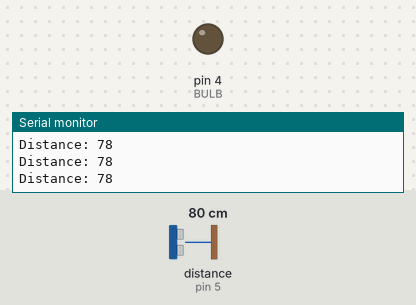
This sketch was run on a simulated Arduino Uno, built with avr-gcc and run on an emulated ATmega328P. On the bench: output pins drawn as LEDs (lit = HIGH), the last lines printed to the serial monitor. Wiring (inferred from the names in the program): ultrasonic range finder: trigger pin 16; echo pin 5. Inputs (shaded band) come from the test bench; at power-on: distance to the obstacle (sensor on pin 5) 80 cm. The echo pulse lasts 58.3 µs per cm; pins used as bus, display or sensor lines are not drawn.

Above: at 1.3 s.
1.4 s: distance to the obstacle (sensor on pin 5) set to 12 cm
3.2 s: distance to the obstacle (sensor on pin 5) set to 9 cm
At 4.4 s:
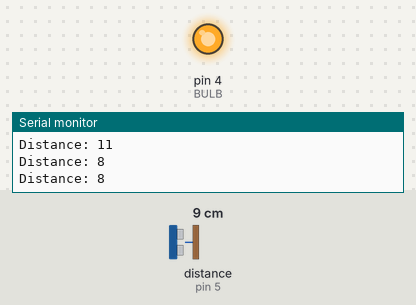
5.5 s: distance to the obstacle (sensor on pin 5) set to 18 cm
At 7.2 s:
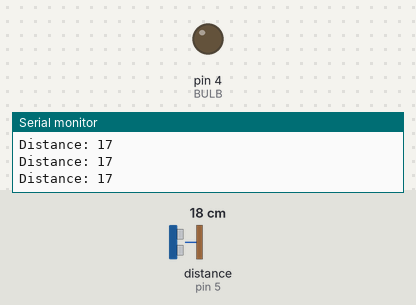
7.5 s: distance to the obstacle (sensor on pin 5) set to 2 cm
At 9.0 s:
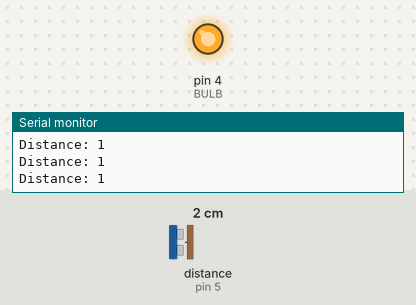
Timing chart, 0 to 10.5 s (numbered marks = the images above; inputs shaded):
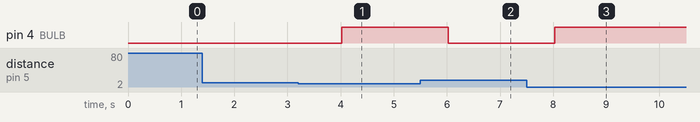

The sketch:

Relay_UltraSonic.ino
```cpp
const int trigPin = 16;  //D0
const int echoPin = 5;  //D1
int BULB = 4; //D2

// defines variables
long duration;
int distance;

void setup() {
Serial.begin(9600); // Starts the serial communication
pinMode(trigPin, OUTPUT); // Sets the trigPin as an Output
pinMode(echoPin, INPUT); // Sets the echoPin as an Input
pinMode(BULB, OUTPUT);
}

void loop() {

// Clears the trigPin
digitalWrite(trigPin, LOW);
delayMicroseconds(2);

// Sets the trigPin on HIGH state for 10 micro seconds
digitalWrite(trigPin, HIGH);
delayMicroseconds(10);
digitalWrite(trigPin, LOW);

// Reads the echoPin, returns the sound wave travel time in microseconds
duration = pulseIn(echoPin, HIGH);

// Calculating the distance
distance= duration*0.034/2;
// Prints the distance on the Serial Monitor
Serial.print("Distance: ");
Serial.println(distance);
delay(500);

if(distance < 10)
{
  digitalWrite(BULB, HIGH);
}
else
{
  digitalWrite(BULB,LOW);
}
}
```

Measured:
- the behaviour switches between 11 and 10 cm on distance to the obstacle (sensor on pin 5) (found by bisection; images 0 and 1)
- after the input at 3.2 s, pin 4 (BULB): LOW → HIGH after 0.82 s
- after the input at 5.5 s, pin 4 (BULB): HIGH → LOW after 0.53 s
- after the input at 7.5 s, pin 4 (BULB): LOW → HIGH after 0.53 s
